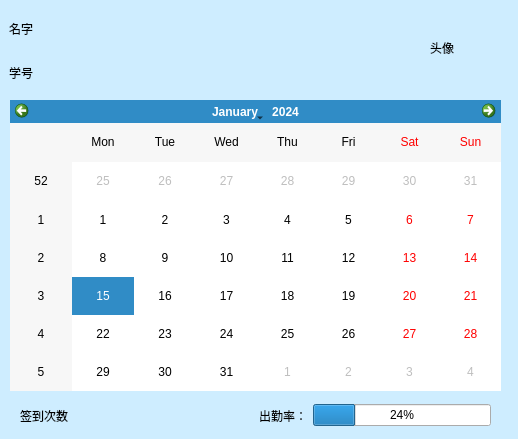
<?xml version="1.0" encoding="UTF-8"?>
<ui version="4.0">
 <class>Person</class>
 <widget class="QWidget" name="Person">
  <property name="geometry">
   <rect>
    <x>0</x>
    <y>0</y>
    <width>518</width>
    <height>439</height>
   </rect>
  </property>
  <property name="windowTitle">
   <string>Form</string>
  </property>
  <widget class="QLabel" name="label_3">
   <property name="geometry">
    <rect>
     <x>430</x>
     <y>40</y>
     <width>72</width>
     <height>15</height>
    </rect>
   </property>
   <property name="text">
    <string>头像</string>
   </property>
  </widget>
  <widget class="QCalendarWidget" name="calendarWidget">
   <property name="geometry">
    <rect>
     <x>10</x>
     <y>100</y>
     <width>491</width>
     <height>291</height>
    </rect>
   </property>
  </widget>
  <widget class="QWidget" name="layoutWidget">
   <property name="geometry">
    <rect>
     <x>20</x>
     <y>400</y>
     <width>471</width>
     <height>31</height>
    </rect>
   </property>
   <layout class="QHBoxLayout" name="horizontalLayout">
    <item>
     <widget class="QLabel" name="label_4">
      <property name="text">
       <string>签到次数  </string>
      </property>
     </widget>
    </item>
    <item>
     <spacer name="horizontalSpacer">
      <property name="orientation">
       <enum>Qt::Horizontal</enum>
      </property>
      <property name="sizeHint" stdset="0">
       <size>
        <width>40</width>
        <height>20</height>
       </size>
      </property>
     </spacer>
    </item>
    <item>
     <widget class="QLabel" name="label_5">
      <property name="text">
       <string>出勤率：</string>
      </property>
     </widget>
    </item>
    <item>
     <widget class="QProgressBar" name="progressBar">
      <property name="value">
       <number>24</number>
      </property>
     </widget>
    </item>
   </layout>
  </widget>
  <widget class="QWidget" name="widget" native="true">
   <property name="geometry">
    <rect>
     <x>-11</x>
     <y>-10</y>
     <width>531</width>
     <height>451</height>
    </rect>
   </property>
   <property name="styleSheet">
    <string notr="true">background-color: rgb(206, 237, 255);</string>
   </property>
   <widget class="QWidget" name="layoutWidget">
    <property name="geometry">
     <rect>
      <x>20</x>
      <y>20</y>
      <width>321</width>
      <height>81</height>
     </rect>
    </property>
    <layout class="QVBoxLayout" name="verticalLayout">
     <item>
      <widget class="QLabel" name="label_2">
       <property name="text">
        <string>名字</string>
       </property>
      </widget>
     </item>
     <item>
      <widget class="QLabel" name="label">
       <property name="text">
        <string>学号</string>
       </property>
      </widget>
     </item>
    </layout>
   </widget>
  </widget>
  <zorder>widget</zorder>
  <zorder>label_3</zorder>
  <zorder>calendarWidget</zorder>
  <zorder>layoutWidget</zorder>
 </widget>
 <resources/>
 <connections/>
</ui>
